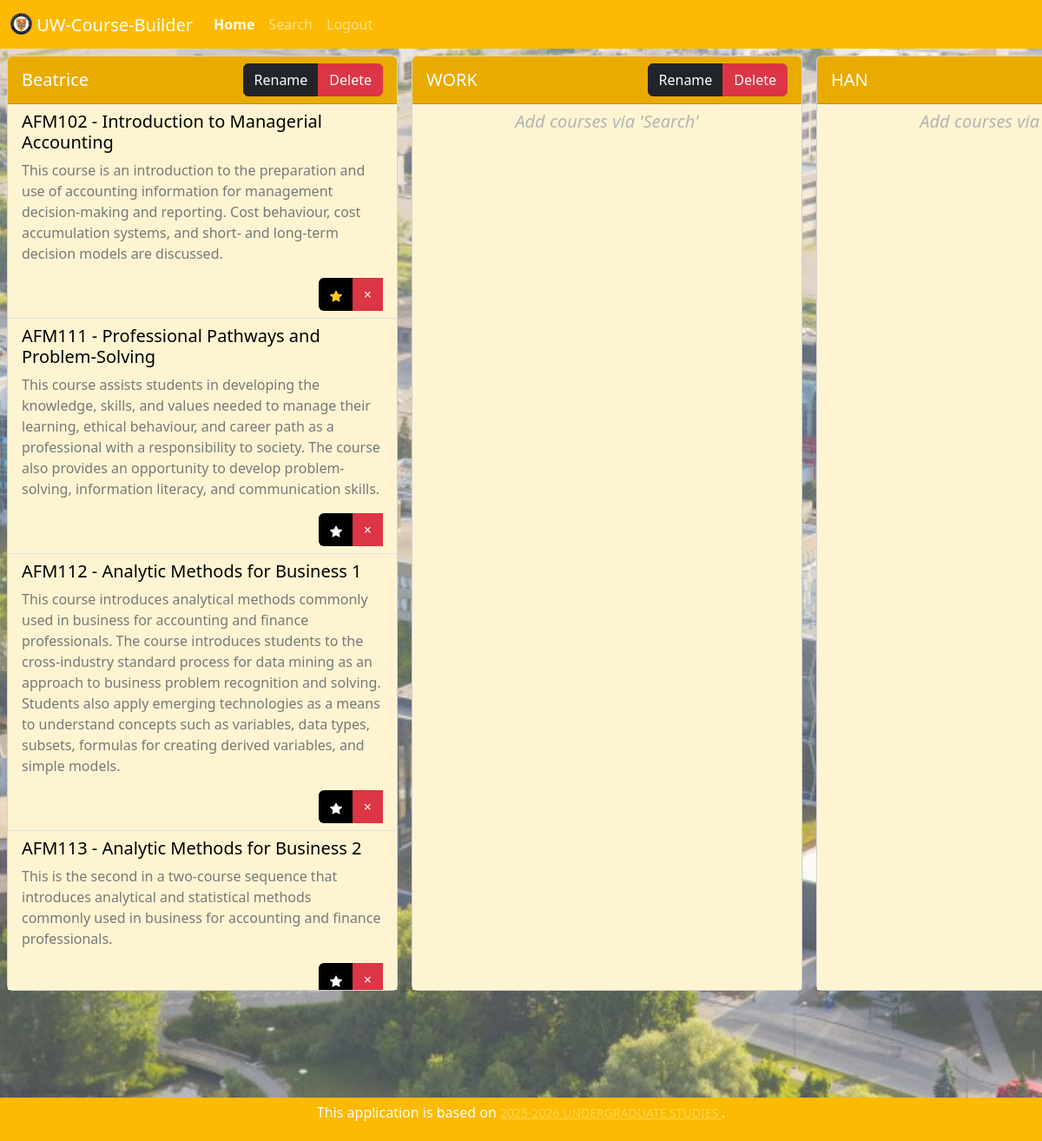
Screenshot of / (signed in) with the database file from the repository.
### website/models.py (models this page shows, shortened)
class Term(db.Model):
    id = db.Column(db.Integer, primary_key=True)
    name = db.Column(db.String(20), nullable=False, default="Term")
    user_id = db.Column(db.Integer, db.ForeignKey('user.id'))
    courses = db.relationship('Course', secondary=added, backref='terms')

@whooshee.register_model('title', 'description')
class Course(db.Model):
    id = db.Column(db.Integer, primary_key=True)
    title = db.Column(db.String(50), unique=True, nullable=False)
    description = db.Column(db.Text, default="No description found.")
    body = db.Column(db.Text, default="No body found.")

### website/views.py (the view, shortened to what this page needs)
@views.route('/', methods=['GET', 'POST'])
@login_required
def home():
    return render_template("home.html", user=current_user)

### website/__init__.py (called while the page is built)
def create_app():
    app = Flask(__name__)
    app.config['SECRET_KEY'] = 'UWATERLOO'
    app.config['SQLALCHEMY_DATABASE_URI'] = f'sqlite:///{DB_NAME}'
    app.config['WHOOSHEE_DIR'] = 'whooshee' # Stores index on server
    app.jinja_env.filters['htmlfy'] = filters.htmlfy
    db.init_app(app)
    whooshee.init_app(app)
    from .views import views
    from .auth import auth
    app.register_blueprint(views, url_prefix='/')
    app.register_blueprint(auth, url_prefix='/')
    from .models import User
    create_database(app)
    from flask_migrate import Migrate
    migrate= Migrate(app, db)
    login_manager = LoginManager()
    login_manager.login_view = 'auth.login'
    login_manager.init_app(app)
    @login_manager.user_loader
    def load_user(id):
        return User.query.get(int(id))
    return app

### website/filters.py (called while the page is built)
def htmlfy(text):
    li = []
    retval = ""
    tlen = len(text)
    i = 0
    while i < tlen:
        if text[i] == "[" and i < (tlen-2) and text[i+1] == "[":
            i += 2
            heading = ""
            while not (i >= tlen or (text[i] == "]" and i < (tlen-1) and text[i+1] == "]")):
                heading += text[i]
                i += 1
            i += 2
            body = ""
            while i < tlen and not (text[i] == "[" and i < (tlen-2) and text[i+1] == "["):
                body += text[i]
                i += 1
            heading.strip()
            body.strip()
            li.append((heading, body))
        else:
            i += 1
    for heading, body in li:
        retval += "<h4 style=\"color: #fcba03\">" + heading + "</h4>"
        retval += htmlfy_body(body)
    return retval

### website/templates/home.html (shortened to what this page needs)
{% from "macros.html" import confirm_del, add_star, view_course %} {% extends
"base.html" %}  {% block title %} Home {% endblock %} {% block body %}
<div class="main-content" style="padding-bottom: 70px">
  <div class="d-flex flex-nowrap" style="overflow-x: auto">
    {% for term in user.terms %}
    <div class="card m-2 flex-shrink-0" style="width: 450px; height: 82vh">
      <div
        class="card-header d-flex align-items-center"
        style="background-color: #eaab00"
      >
        <h5 class="card-title placeholder-glow mb-0 mt-0" style="color: white">
          {{ term.name }}
        </h5>
        <div class="btn-group ms-auto" role="group">
          <button
            type="button"
            class="btn btn-dark"
            data-bs-toggle="modal"
            data-bs-target="#rename{{term.id}}"
            aria-label="Rename term"
          >
            Rename
          </button>
          <button
            type="button"
            class="btn btn-danger"
            data-bs-toggle="modal"
            data-bs-target="#delete{{term.id}}"
            aria-label="Delete term"
          >
            Delete
          </button>
        </div>
      </div>
      <div
        class="card-body p-0"
        style="overflow-y: auto; background-color: #fff4d2"
      >
        <ul class="list-group list-group-flush">
          {% if not term.courses %}
          <h5
            class="card-title m-2"
            style="color: rgb(180, 180, 180); text-align: center"
          >
            <em> Add courses via 'Search' </em>
          </h5>
          {% endif %} {% for course in term.courses %}
          <li class="list-group-item" style="background-color: #fff4d2">
            <h5
              class="card-title course-title"
              data-course-id="{{course.id}}"
              style="color: black"
            >
              {{ course.title }}
            </h5>
            <p class="card-text" style="color: #787878">
              {{ course.description }}
            </p>
            <div class="d-flex justify-content-end">
              <div class="btn-group" role="group">
                {% if course in user.courses %} {{ add_star("starred",
                course.id) }} {% else %} {{ add_star("notstarred", course.id) }}
                {% endif %}
                <button
                  type="button"
                  class="btn btn-danger"
                  data-bs-toggle="modal"
                  data-bs-target="#removecourse{{course.id}}_{{term.id}}"
                  aria-label="Remove course"
                >
                  <span aria-hidden="true">&times;</span>
                </button>
              </div>
            </div>
          </li>
          {% endfor %}
        </ul>
      </div>
    </div>
    {% endfor %}
  </div>
</div>
{% endblock %}

### website/templates/macros.html (shortened to what this page needs)
 {% macro add_star(class, course_id) %}
<button
  type="button"
  class="btn star"
  data-item-id="{{ course_id }}"
  style="background-color: #000000"
>
  <svg
    xmlns="http://www.w3.org/2000/svg"
    width="14"
    height="14"
    class="bi bi-star-fill {{ class }}"
    viewBox="0 0 16 16"
  >
    <path
      d="M3.612 15.443c-.386.198-.824-.149-.746-.592l.83-4.73L.173 6.765c-.329-.314-.158-.888.283-.95l4.898-.696L7.538.792c.197-.39.73-.39.927 0l2.184 4.327 4.898.696c.441.062.612.636.282.95l-3.522 3.356.83 4.73c.078.443-.36.79-.746.592L8 13.187l-4.389 2.256z"
    />
  </svg>
</button>
{% endmacro %}

### website/templates/base.html (shortened to what this page needs)
<!DOCTYPE html>
<html>
  <head>
    <link
      href="https://cdn.jsdelivr.net/npm/bootstrap@5.3.6/dist/css/bootstrap.min.css"
      rel="stylesheet"
    />
    <link
      rel="stylesheet"
      href="https://stackpath.bootstrapcdn.com/font-awesome/4.7.0/css/font-awesome.min.css"
    />
    <link rel="stylesheet" href="{{ url_for('static', filename='sheet.css') }}">
  </head>
  <body>
    <nav
      class="navbar navbar-expand-lg"
      style="background-color: #fcba03"
      data-bs-theme="dark"
    >
      <div class="container-fluid">
        <span class="navbar-brand mb-0 h1">
          <img
            src="{{ url_for('static', filename='logo.png') }}"
            alt="Logo"
            width="25"
            height="25"
            class="d-inline-block align-text-top"
          />
          UW-Course-Builder
        </span>
        <div class="collapse navbar-collapse" id="navbarNavAltMarkup">
          <div class="navbar-nav">
            {% if user.is_authenticated %}
            <a class="nav-link current-home" href="/">Home</a>
            <a class="nav-link current-search" href="/search">Search</a>
            <a class="nav-link" href="/logout">Logout</a>
            {% else %}
            <a class="nav-link" href="/login">Login</a>
            <a class="nav-link" href="/signup">Sign Up</a>
            {% endif %}
          </div>
        </div>
      </div>
    </nav>
     {% block body %} {%
    endblock %}
    <div
      class="fixed-bottom container-fluid"
      style="background-color: #fcba03; height: 50px"
    >
      <h6 class="text-center mt-2" style="color: white">
        This application is based on
        <a
          href="https://uwaterloo.ca/academic-calendar/undergraduate-studies/catalog#/courses"
          target="_blank"
          rel="noopener noreferrer"
          style="color: #ffd54f"
        >
          <small> 2025-2026 UNDERGRADUATE STUDIES </small>
        </a>
        .
      </h6>
    </div>
  </body>
</html>

### website/static/sheet.css (style rules this page uses)
body { background-image: url("bg.png"); background-size: cover; background-position: center; background-repeat: no-repeat; min-height: 100vh; }
.starred { fill: #ffca1d }
.notstarred { fill: white }

### website/templates/home.html (style rules this page uses)
.current-home { color: white; font-weight: bold; }

### rows the page displays
Term: name "Beatrice"
Course: title "AFM102 - Introduction to Managerial Accounting", description "This course is an introduction to the preparation and use of accounting information for management decision-making and reporting. Cost behaviour, cost accumulation systems, and short- and long-term decision models are discussed."
Course: title "AFM111 - Professional Pathways and Problem-Solving", description "This course assists students in developing the knowledge, skills, and values needed to manage their learning, ethical behaviour, and career path as a professional with a responsibility to society. The course also provides an opportunity to develop problem-solving, information literacy, and communication skills."
Course: title "AFM112 - Analytic Methods for Business 1", description "This course introduces analytical methods commonly used in business for accounting and finance professionals. The course introduces students to the cross-industry standard process for data mining as an approach to business problem recognition and solving. Students also apply emerging technologies as a means to understand concepts such as variables, data types, subsets, formulas for creating derived variables, and simple models."
Course: title "AFM113 - Analytic Methods for Business 2", description "This is the second in a two-course sequence that introduces analytical and statistical methods commonly used in business for accounting and finance professionals."
Term: name "WORK", shows "Add courses via 'Search'"
Term: name "HAN", shows "Add courses via…"
